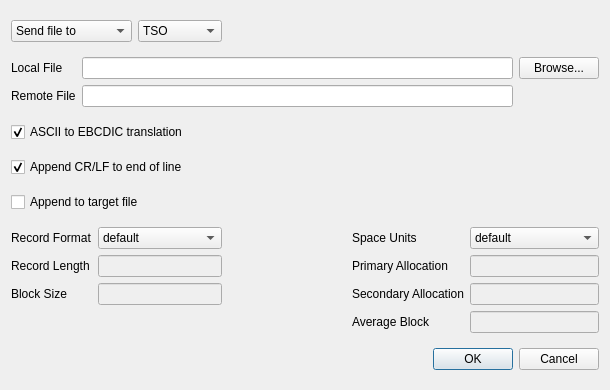
<?xml version="1.0" encoding="UTF-8"?>
<ui version="4.0">
 <class>FileTransferDialog</class>
 <widget class="QDialog" name="FileTransferDialog">
  <property name="geometry">
   <rect>
    <x>0</x>
    <y>0</y>
    <width>610</width>
    <height>390</height>
   </rect>
  </property>
  <property name="windowTitle">
   <string>File Transfer (IND$FILE)</string>
  </property>
  <layout class="QVBoxLayout" name="verticalLayout">
   <item>
    <layout class="QHBoxLayout" name="horizontalLayout">
     <item>
      <widget class="QComboBox" name="direction">
       <property name="sizePolicy">
        <sizepolicy hsizetype="Preferred" vsizetype="Fixed">
         <horstretch>0</horstretch>
         <verstretch>0</verstretch>
        </sizepolicy>
       </property>
       <item>
        <property name="text">
         <string>Send file to</string>
        </property>
       </item>
       <item>
        <property name="text">
         <string>Receive file from</string>
        </property>
       </item>
      </widget>
     </item>
     <item>
      <widget class="QComboBox" name="hosttype">
       <item>
        <property name="text">
         <string>TSO</string>
        </property>
       </item>
       <item>
        <property name="text">
         <string>VM / CMS</string>
        </property>
       </item>
       <item>
        <property name="text">
         <string>CICS</string>
        </property>
       </item>
      </widget>
     </item>
     <item>
      <spacer name="horizontalSpacer">
       <property name="orientation">
        <enum>Qt::Orientation::Horizontal</enum>
       </property>
       <property name="sizeHint" stdset="0">
        <size>
         <width>40</width>
         <height>20</height>
        </size>
       </property>
      </spacer>
     </item>
    </layout>
   </item>
   <item>
    <layout class="QGridLayout" name="gridLayout_2">
     <item row="1" column="3">
      <widget class="QPushButton" name="browse">
       <property name="text">
        <string>Browse...</string>
       </property>
      </widget>
     </item>
     <item row="2" column="0">
      <widget class="QLabel" name="label_9">
       <property name="text">
        <string>Remote File</string>
       </property>
       <property name="buddy">
        <cstring>remoteFile</cstring>
       </property>
      </widget>
     </item>
     <item row="1" column="0">
      <widget class="QLabel" name="label_7">
       <property name="sizePolicy">
        <sizepolicy hsizetype="Preferred" vsizetype="Preferred">
         <horstretch>0</horstretch>
         <verstretch>0</verstretch>
        </sizepolicy>
       </property>
       <property name="text">
        <string>Local File</string>
       </property>
       <property name="buddy">
        <cstring>localFile</cstring>
       </property>
      </widget>
     </item>
     <item row="2" column="1">
      <widget class="QLineEdit" name="remoteFile"/>
     </item>
     <item row="1" column="1">
      <widget class="QLineEdit" name="localFile"/>
     </item>
    </layout>
   </item>
   <item>
    <widget class="QCheckBox" name="ascii">
     <property name="text">
      <string>ASCII to EBCDIC translation</string>
     </property>
     <property name="checked">
      <bool>true</bool>
     </property>
    </widget>
   </item>
   <item>
    <widget class="QCheckBox" name="crlf">
     <property name="text">
      <string>Append CR/LF to end of line</string>
     </property>
     <property name="checked">
      <bool>true</bool>
     </property>
    </widget>
   </item>
   <item>
    <widget class="QCheckBox" name="append">
     <property name="text">
      <string>Append to target file</string>
     </property>
    </widget>
   </item>
   <item>
    <layout class="QGridLayout" name="gridLayout">
     <property name="horizontalSpacing">
      <number>6</number>
     </property>
     <item row="5" column="4">
      <widget class="QLineEdit" name="averageblock">
       <property name="enabled">
        <bool>false</bool>
       </property>
       <property name="inputMethodHints">
        <set>Qt::InputMethodHint::ImhDigitsOnly</set>
       </property>
      </widget>
     </item>
     <item row="1" column="4">
      <widget class="QLineEdit" name="primary">
       <property name="enabled">
        <bool>false</bool>
       </property>
       <property name="inputMethodHints">
        <set>Qt::InputMethodHint::ImhDigitsOnly</set>
       </property>
       <property name="maxLength">
        <number>20</number>
       </property>
      </widget>
     </item>
     <item row="0" column="3">
      <widget class="QLabel" name="label_3">
       <property name="text">
        <string>Space Units</string>
       </property>
       <property name="buddy">
        <cstring>space</cstring>
       </property>
      </widget>
     </item>
     <item row="3" column="3">
      <widget class="QLabel" name="label_5">
       <property name="text">
        <string>Secondary Allocation</string>
       </property>
       <property name="buddy">
        <cstring>secondary</cstring>
       </property>
      </widget>
     </item>
     <item row="0" column="4">
      <widget class="QComboBox" name="space">
       <item>
        <property name="text">
         <string>default</string>
        </property>
       </item>
       <item>
        <property name="text">
         <string>tracks</string>
        </property>
       </item>
       <item>
        <property name="text">
         <string>culinders</string>
        </property>
       </item>
       <item>
        <property name="text">
         <string>average blocksize</string>
        </property>
       </item>
      </widget>
     </item>
     <item row="0" column="1">
      <widget class="QComboBox" name="recfm">
       <property name="sizePolicy">
        <sizepolicy hsizetype="MinimumExpanding" vsizetype="Fixed">
         <horstretch>0</horstretch>
         <verstretch>0</verstretch>
        </sizepolicy>
       </property>
       <item>
        <property name="text">
         <string>default</string>
        </property>
       </item>
       <item>
        <property name="text">
         <string>fixed</string>
        </property>
       </item>
       <item>
        <property name="text">
         <string>variable</string>
        </property>
       </item>
       <item>
        <property name="text">
         <string>undefined</string>
        </property>
       </item>
      </widget>
     </item>
     <item row="5" column="3">
      <widget class="QLabel" name="label_6">
       <property name="text">
        <string>Average Block</string>
       </property>
       <property name="buddy">
        <cstring>averageblock</cstring>
       </property>
      </widget>
     </item>
     <item row="1" column="1">
      <widget class="QLineEdit" name="lrecl">
       <property name="enabled">
        <bool>false</bool>
       </property>
       <property name="inputMethodHints">
        <set>Qt::InputMethodHint::ImhDigitsOnly</set>
       </property>
      </widget>
     </item>
     <item row="0" column="0">
      <widget class="QLabel" name="label_2">
       <property name="text">
        <string>Record Format</string>
       </property>
       <property name="buddy">
        <cstring>recfm</cstring>
       </property>
      </widget>
     </item>
     <item row="1" column="0">
      <widget class="QLabel" name="label_11">
       <property name="text">
        <string>Record Length</string>
       </property>
       <property name="buddy">
        <cstring>lrecl</cstring>
       </property>
      </widget>
     </item>
     <item row="3" column="4">
      <widget class="QLineEdit" name="secondary">
       <property name="enabled">
        <bool>false</bool>
       </property>
       <property name="inputMethodHints">
        <set>Qt::InputMethodHint::ImhDigitsOnly</set>
       </property>
      </widget>
     </item>
     <item row="1" column="3">
      <widget class="QLabel" name="label_4">
       <property name="text">
        <string>Primary Allocation</string>
       </property>
       <property name="buddy">
        <cstring>primary</cstring>
       </property>
      </widget>
     </item>
     <item row="1" column="2">
      <spacer name="horizontalSpacer_2">
       <property name="orientation">
        <enum>Qt::Orientation::Horizontal</enum>
       </property>
       <property name="sizeHint" stdset="0">
        <size>
         <width>40</width>
         <height>20</height>
        </size>
       </property>
      </spacer>
     </item>
     <item row="3" column="0">
      <widget class="QLabel" name="label">
       <property name="text">
        <string>Block Size</string>
       </property>
      </widget>
     </item>
     <item row="3" column="1">
      <widget class="QLineEdit" name="blksize">
       <property name="enabled">
        <bool>false</bool>
       </property>
       <property name="inputMethodHints">
        <set>Qt::InputMethodHint::ImhDigitsOnly</set>
       </property>
      </widget>
     </item>
    </layout>
   </item>
   <item>
    <widget class="QDialogButtonBox" name="buttonBox">
     <property name="orientation">
      <enum>Qt::Orientation::Horizontal</enum>
     </property>
     <property name="standardButtons">
      <set>QDialogButtonBox::StandardButton::Cancel|QDialogButtonBox::StandardButton::Ok</set>
     </property>
    </widget>
   </item>
  </layout>
 </widget>
 <resources/>
 <connections>
  <connection>
   <sender>buttonBox</sender>
   <signal>accepted()</signal>
   <receiver>FileTransferDialog</receiver>
   <slot>accept()</slot>
   <hints>
    <hint type="sourcelabel">
     <x>248</x>
     <y>254</y>
    </hint>
    <hint type="destinationlabel">
     <x>157</x>
     <y>274</y>
    </hint>
   </hints>
  </connection>
  <connection>
   <sender>buttonBox</sender>
   <signal>rejected()</signal>
   <receiver>FileTransferDialog</receiver>
   <slot>reject()</slot>
   <hints>
    <hint type="sourcelabel">
     <x>316</x>
     <y>260</y>
    </hint>
    <hint type="destinationlabel">
     <x>286</x>
     <y>274</y>
    </hint>
   </hints>
  </connection>
 </connections>
</ui>
